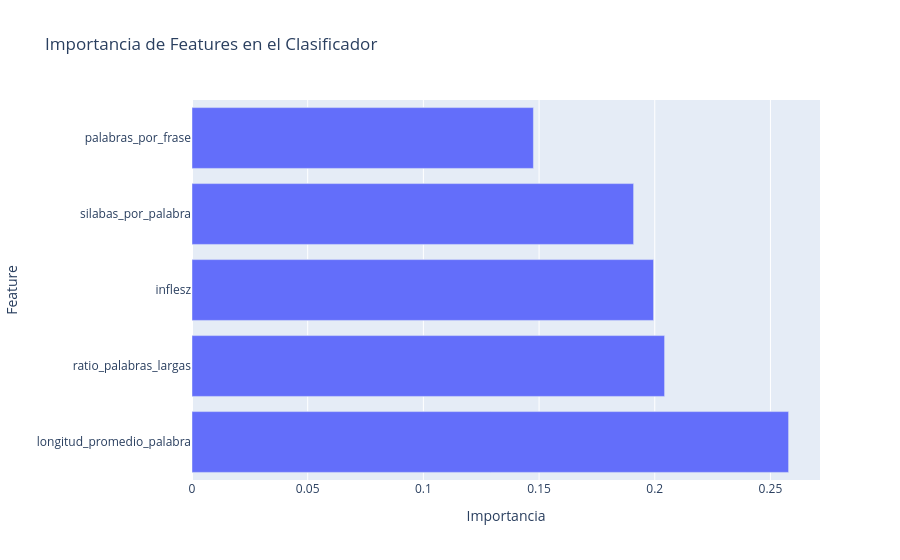

The notebook cell saved with this chart:
### Code cell
# Importancia de features
importancias = pd.DataFrame({
    'feature': feature_names,
    'importancia': clf.feature_importances_
}).sort_values('importancia', ascending=False)

fig = px.bar(importancias, x='importancia', y='feature', 
             orientation='h',
             title='Importancia de Features en el Clasificador',
             labels={'importancia': 'Importancia', 'feature': 'Feature'})

fig.show()

print("\nImportancia de Features:")
for _, row in importancias.iterrows():
    print(f"  {row['feature']}: {row['importancia']:.3f}")

### Figure 1 — Plotly figure (JSON) as saved in the notebook; plotly's stock layout.template omitted (floating-point values rounded to 4 significant figures)
{"data": [{"hovertemplate": "Importancia=%{x}<br>Feature=%{y}<extra></extra>", "legendgroup": "", "marker": {"color": "#636efa", "pattern": {"shape": ""}}, "name": "", "orientation": "h", "showlegend": false, "textposition": "auto", "type": "bar", "x": [0.2578, 0.2042, 0.1995, 0.1909, 0.1476], "xaxis": "x", "y": ["longitud_promedio_palabra", "ratio_palabras_largas", "inflesz", "silabas_por_palabra", "palabras_por_frase"], "yaxis": "y"}], "layout": {"barmode": "relative", "legend": {"tracegroupgap": 0}, "title": {"text": "Importancia de Features en el Clasificador"}, "xaxis": {"anchor": "y", "domain": [0, 1], "title": {"text": "Importancia"}}, "yaxis": {"anchor": "x", "domain": [0, 1], "title": {"text": "Feature"}}}}
